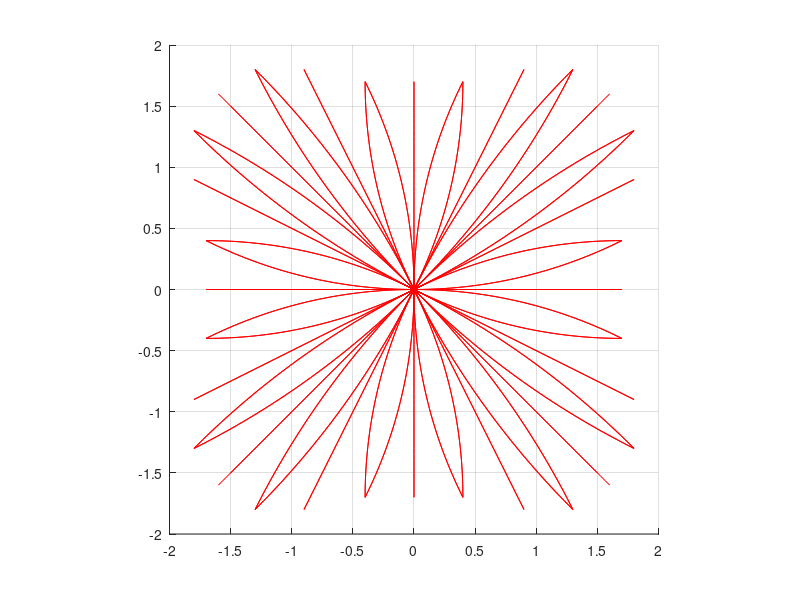

MATLAB code to generate this figure:
function[] = genmprim_unicycle_circular_non_uniform (outfilename)
% Generates circular motion primitives with min turning radius and saves them into a file.
% For each angle from the list_of_angles array generates a set of 4 forward moving motion primitives 
% and 4 symmetric backward moving motion primitives. 
%
% This function takes one optional argument - 'outfilename', which specifies
% the location of the output file where motion primitives data is saved.
% If this argiment is omitted, the file name is hardcoded.
%
% The script builds the following types of motion primitives with unique ids for each
% angle from the list_of_angles array:
%
% if has_turn_in_place_prims == 0
%
% 1  -  short forward
% 2  -  long forward
% 3  -  forward and turn left
% 4  -  forward and turn right
% 5  -  short backward
% 6  -  long backward
% 7  -  backward and turn left
% 8  -  backward and turn right
%
% if has_turn_in_place_prims == 1
%
% 1  -  short forward
% 2  -  long forward
% 3  -  forward and turn left
% 4  -  forward and turn right
% 5 -   turn in place forward
% 6  -  short backward
% 7  -  long backward
% 8  -  backward and turn left
% 9  -  backward and turn right
% 10 -  turn in place backward
%
%
% Configurarion parameters:
%   resolution                      grid resolution
%   errmin                          max acceptable error for the distance between the endpoint of the motion primitive and the grid node.
%   rmin_m                          min acceptable turning radius im meters
%   xmin                            min x coordinate for the endpoint of the circular motion primitive
%   ymin                            min y coordinate for the endpoint of the circular motion primitive
%   xmax                            max x coordinate for the endpoint of the circular motion primitive
%   ymax                            max y coordinate for the endpoint of the circular motion primitive
%   countmax                        max number of different acceptable (by errmin and rmax) primitives of different lengths to calculate before choosing the best among them. 
%
%   alfa                            the angle satisfying the condition: alfa = atan(0.5)= 26.56505118 degrees, 0.46364761 radians
%   numberofangles                  number of angles for which motion primitives are generated
%   number_of_base_prims_per_angle  number of base (forward moving) primitives per angle
%   numberofbaseangles              number of base angles: 0, alfa and 45
%                                   degrees. All other angles are rotations or reflections of these base angles.
%   has_backward_prims              can be 1 or 0, if 0, backward moving primitives are not generated. 
%   list_if_angles                  list of angles for which sets of motion primitives are built   
%   degrees: 0 26.5651 45.00 63.4349  90.00  116.5651  135.00  153.4349  180.00  206.5651  225.00  243.4349  270.00  296.5651  315.00  333.4349  360.00
%   radians: 0 0.4538 0.7854 1.1170 1.5708 2.0246 2.3562 2.6878 3.1416 3.5954 3.9270  4.2586 4.7124 5.1662 5.4978  5.8294 6.2832
%   
%   Cost multipliers (multiplier is used as costmult*cost)
%   forwardcostmult                 cost multiplier for the forward motion
%   backwardcostmult                cost multiplier for the backward motion
%   forwardandturncostmult          cost multiplier for the forward-and-turn motion
%   backwardandturncostmult         cost multiplier for the backward-and-turn motion
%
% This script prints 3 coordinates for each motion primitive: x, y, theta
%%%%%

fprintf(1, 'genmprim_unicycle_circular_non_uniform\n');

% configuration parameters
resolution =  0.1; %0.025; %0.1; 
errmin = 0.05; %0.05;
rmin_m = 3.0; %1.0; 
rmin_c = rmin_m/resolution;   
fprintf(1, 'resolution=%f rmin_m=%f meters rmin_c=%f cells errmin=%f\n', resolution, rmin_m, rmin_c, errmin);

if nargin < 1
    %outputFile = 0;
    basefilename = 'non_uniform_';
    outfilename = generate_file_name(basefilename, resolution, rmin_m, errmin);
    fprintf(1, 'outfilename = %s\n', outfilename);
end

xmin = 0; 
ymin = 0; 
xmax = 40; 
ymax = 40;
countmax = 40; 
interm_spacing_m = resolution/2; % Approximate spacing of intermediate poses in meters
interm_spacing_c = interm_spacing_m/resolution;
interm_spacing_rad = 0.05;       % Approximate spacing of intermediate poses in radians
fprintf(1, 'xmin=%f xmax=%f ymin=%f ymax=%f\n', xmin, xmax, ymin, ymax);
fprintf(1, 'countmax=%d interm_spacing_m=%f meters interm_spacing_rad=%f radians\n', countmax, interm_spacing_m, interm_spacing_rad);

numberofangles = 16; 
%number_of_base_prims_per_angle = 4;
%max_number_of_prims_per_angle = 8;
numberofbaseangles = 3;                                 % 0, alfa and 45 degrees
has_backward_prims = 1;
has_turn_in_place_prims = 1;
number_of_base_prims_per_angle = 4 + has_turn_in_place_prims;
max_number_of_prims_per_angle = 2 * number_of_base_prims_per_angle; %this is only needed for arrays memory allocations
numberofprimsperangle = (1 + has_backward_prims) * number_of_base_prims_per_angle; % This is the total number of primitives per angle

totalnumberofprimitives = numberofprimsperangle*numberofangles;
fprintf(1, 'numberofangles=%d number_of_base_prims_per_angle=%d\n', numberofangles, number_of_base_prims_per_angle);
fprintf(1, 'has_backward_prims=%d\n', has_backward_prims);
fprintf(1, 'has_turn_in_place_prims=%d\n', has_turn_in_place_prims);
fprintf(1, 'numberofprimsperangle=%d totalnumberofprimitives=%d\n', numberofprimsperangle, totalnumberofprimitives);

start_x = 0.0;
start_y = 0.0;

%multipliers (multiplier is used as costmult*cost)
forwardcostmult = 1;
backwardcostmult = 5; 
forwardandturncostmult = 2;
backwardandturncostmult = 3;
turninplacecostmult = 5;

costmult = []
if (has_turn_in_place_prims)
    costmult = [forwardcostmult, forwardcostmult, forwardandturncostmult, forwardandturncostmult, turninplacecostmult, backwardcostmult, backwardcostmult, backwardandturncostmult, backwardandturncostmult, turninplacecostmult];
else
    costmult = [forwardcostmult, forwardcostmult, forwardandturncostmult, forwardandturncostmult, backwardcostmult, backwardcostmult, backwardandturncostmult, backwardandturncostmult];
end;    

% list of angles increments in discrete units for the end pose of the primitive relative to the start pose
prim_angle_increments = [0, 0, 1, -1];

alfa = 26.56505118; 
alfa1 = alfa*100000000;
beta = 90 - alfa;
beta1 = beta*100000000;
imax = has_backward_prims + 1;
fprintf(1, 'alfa1=%f beta=%f beta1=%f imax=%d\n', alfa1, beta, beta1, imax);

%list_of_angles (degrees): 0 26.5651 45.00 63.4349  90.00  116.5651  135.00  153.4349  180.00  206.5651  225.00  243.4349  270.00  296.5651  315.00  333.4349  360.00
%list_of_angles (radians): 0 0.4538 0.7854 1.1170 1.5708 2.0246 2.3562 2.6878 3.1416 3.5954 3.9270  4.2586 4.7124 5.1662 5.4978  5.8294 6.2832
fprintf(1, '*******************************\n');
list_of_angles = zeros(1, numberofangles+1);
list_of_angles(1:2:17) = (0:45:360);
list_of_angles([2 6 10 14]) = list_of_angles([1 5 9 13]) + alfa;
list_of_angles([4 8 12 16]) = list_of_angles([5 9 13 17]) - alfa;
list_of_angles
list_of_angles = list_of_angles .* pi/180;
list_of_angles
fprintf(1, '*******************************\n');

fout = fopen(outfilename, 'w');
%write the header
fprintf(fout, 'resolution_m: %f\n', resolution);
fprintf(fout, 'min_turning_radius_m: %f\n', rmin_m);
fprintf(fout, 'numberofangles: %d\n', numberofangles);
for angleind = 1:numberofangles
    fprintf(fout, 'angle:%d %.8f\n', angleind-1, list_of_angles(angleind));
end;
fprintf(fout, 'totalnumberofprimitives: %d\n', totalnumberofprimitives);
     
% Note, what is shown x,y,theta changes (not absolute numbers) x aligned
% with the heading of the robot, angles are positive and counterclockwise
    
% Initialize arrays to store acceptable circular primitives before choosing the best among them. 
% We only need 3 base sets of primitives for angles 0, alfa and 45 degrees.
primdata = zeros(numberofbaseangles, max_number_of_prims_per_angle, countmax, 8); % startx, starty, starttheta, endx, endy, endtheta, tvoverrv, rv
primcount = zeros(numberofbaseangles, max_number_of_prims_per_angle);
basemprimendpts_c = zeros(numberofbaseangles, numberofprimsperangle, 6); % x_c, y_c, theta_c, costmult, tvoverrv, rv
        
% Calculate sets of valid primitives with ids 2,3,4 for base angles 0, alfa and 45 degrees. 
% Primitives with id=1 (short forward) will be calculated by re-scaling primitives with id=2 (long forward).
for angleind=1:3
    for primind=2:4
        if (angleind == 1 && primind == 4)
            gen_base_prims(angleind, primind, xmin, xmax, -ymax, -ymin);
        else
            gen_base_prims(angleind, primind, xmin, xmax, ymin, ymax);
        end;
    end;
end;

fprintf(1, '\n');
fprintf(1, 'find best primitives start:\n');
find_best_prims();

fprintf(1, '\n++++++++++++++++++\n');
fprintf(1, 'start writing primitives to file:\n');
fprintf(1, '\n');

h1f = figure(1);
h1a = axes('parent',h1f);
hold on;

s = 2.0; %0.6;
xxmin = -s;
xxmax = s;
yymin = -s;
yymax = s;
xt = 5*resolution;
yt = 5*resolution;
            
axis equal;
axis([xxmin xxmax yymin yymax]);
%axis([-0.5 0.5 -0.5 0.5]);
set(gca,'XTick', xxmin:xt:xxmax);
set(gca,'YTick',yymin:yt:yymax);
grid on;

primposes = [];
primsamples = [];
primendangle = [];

% Iterate over angles
for angleind = 1:numberofangles 
    fprintf(1, '***************\n');
    fprintf(1, 'angleind=%d\n', angleind-1); 

    currentangle = list_of_angles(angleind);
    currentangle_36000int = round(currentangle*18000000000/pi);
            
    fprintf(1, '--------------------\n');
    fprintf(1, 'currentangle=%f currentangle_36000int=%d\n', currentangle, currentangle_36000int); 

    numofsamples0 = zeros(numberofprimsperangle);
    endPoses_c = zeros(numberofprimsperangle, 3); % x_c, y_c, theta_c
    turningradiuses = zeros(numberofprimsperangle);
    intermposes_m = [];
    intermcells_m_orig = []; %zeros(numofsamples, 3); %x,y,theta
    
    for primind = 1:numberofprimsperangle %number_of_base_prims_per_angle %[1,3,4] 
        
        fprintf(1, '+++++++++++++++++++++++++++\n');
        fprintf(1, 'primind=%d\n', primind-1);
        
        %compute which template to use
        if (rem(currentangle_36000int, 9000000000) == 0)
            mprimendpts_c = basemprimendpts_c(1, primind,:);
            angle = currentangle;
            turning_radius = mprimendpts_c(5);
            rvel = mprimendpts_c(6);
            fprintf(1, '0000  angle=%f\n', angle);
        elseif (rem(currentangle_36000int, 4500000000) == 0)
            mprimendpts_c =  basemprimendpts_c(3, primind,:); 
            angle = currentangle - 45*pi/180;
            turning_radius = mprimendpts_c(5);
            rvel = mprimendpts_c(6);
            fprintf(1, '4500 angle=%f\n', angle);
        elseif (rem(currentangle_36000int-beta1, 9000000000) == 0) %6400
            mprimendpts_c =  basemprimendpts_c(2, primind,:); 
            mprimendpts_c(1) =  basemprimendpts_c(2, primind,2); %reeverse x and y
            mprimendpts_c(2) =  basemprimendpts_c(2, primind,1); 
            mprimendpts_c(3) =  -basemprimendpts_c(2, primind,3); %reverse the angle as well
            angle = currentangle - beta*pi/180;
            turning_radius = -mprimendpts_c(5);
            rvel = -mprimendpts_c(6);
            fprintf(1, '90-alfa angle=%f\n', angle); 
        elseif (rem(currentangle_36000int-alfa1, 9000000000) == 0)
            mprimendpts_c =  basemprimendpts_c(2, primind,:);
            angle = currentangle - alfa*pi/180;
            turning_radius = mprimendpts_c(5);
            rvel = mprimendpts_c(6);
            fprintf(1, 'alfa angle=%f\n', angle);
        else
            fprintf(1, 'ERROR: invalid angular resolution. angle = %d\n', currentangle_36000int);
            return;
        end;
        
        [res, turning_radius_center] = generate_intermediate_poses(angleind, primind, currentangle, angle, rvel, turning_radius, mprimendpts_c);
            
        for ii = 1:numofsamples   
                intermposes_m(primind, ii, :) = [intermcells_m(primind,ii,1)*resolution intermcells_m(primind,ii,2)*resolution intermcells_m(primind,ii,3)];  % x, y, theta
                %intermposes_m_orig(primind, iind, :) = [sgn*intermcells_m_orig(iind,1) sgn*intermcells_m_orig(iind,2) intermcells_m(iind,3)];  % x, y, theta
                primposes(angleind, primind, ii, :) = intermposes_m(primind, ii, :);
        end;
        %pause;
        
    end; %for primind = 1:numberofprimsperangle
    
    %output to the mprim file and plot
    for primind = 1:numberofprimsperangle 
            fprintf(fout, 'primID: %d\n', primind-1);
            fprintf(fout, 'startangle_c: %d\n', angleind-1);
            fprintf(fout, 'endpose_c: %d %d %d\n', endPoses_c(primind,1), endPoses_c(primind,2), endPoses_c(primind,3));
                      
            additionalcostmult = costmult(primind);
            
            fprintf(fout, 'additionalactioncostmult: %d\n', additionalcostmult);
            fprintf(fout, 'turning_radius: %.4f\n', turningradiuses(primind));
            
            numofsamples = numofsamples0(primind);
            
            fprintf(fout, 'intermediateposes: %d\n', numofsamples); 
            for interind = 1:numofsamples 
                fprintf(fout, '%.4f %.4f %.4f\n', intermposes_m(primind,interind,1),  intermposes_m(primind,interind,2),  intermposes_m(primind,interind,3));
            end;
            plot(squeeze(intermposes_m(primind, 1:numofsamples, 1)), squeeze(intermposes_m(primind, 1:numofsamples, 2)), 'r');
       
            dl = 0.0;
            if (primind == 3)
                dl = 0.05;
            elseif (primind == 4) 
                dl = -0.05;
            end;
            slabel = [int2str(angleind), '-', int2str(primind)];
            %text(intermposes_m(primind,numofsamples,1)+dl, intermposes_m(primind,numofsamples,2)+dl, slabel); 
            
    end; %primid
    %pause;
end; %angleid

%%%%%%%%%%%%%%%%%%%%%%%******************************

fprintf(1, '!!!!!!!!!!!!!!!!!!!!!!!!!!!!!!!!!!!!!!!!!\n');
fclose('all');

function[] = gen_base_prims(angle_ind, prim_ind, xmin0, xmax0, ymin0, ymax0)
  
    fprintf(1, '\ngen_base_prims: angle_ind=%d prim_ind=%d\n', angle_ind, prim_ind);
    angle_incr = prim_angle_increments(prim_ind);
    start_theta = list_of_angles(angle_ind);
    if (angle_ind == 1 && angle_incr == -1)
        end_theta = -list_of_angles(2); 
    else
        end_theta = list_of_angles(angle_ind + angle_incr); 
    end;

    for i=1:imax
        count = 0; 
        if (i == 1)
            xmn0 = xmin0;
            xmx0 = xmax0;
            ymn0 = ymin0;
            ymx0 = ymax0;
            prm_ind = prim_ind;
        else
            xmn0 = -xmax0;
            xmx0 = -xmin0;
            ymn0 = -ymax0;
            ymx0 = -ymin0;
            prm_ind = prim_ind + number_of_base_prims_per_angle;   %4;
        end;
        basemprimendpts_c(angle_ind, prm_ind, 3) = angle_incr;
      
        fprintf(1, '\nangle_ind=%d prm_ind=%d\n', angle_ind, prm_ind);
        fprintf(1, 'start_theta=%f end_theta=%f basemprimendpts_c(3)=%f angle_incr=%d\n', start_theta, end_theta, basemprimendpts_c(angle_ind,prim_ind,3), angle_incr);
        
        %fprintf(1,'xmn0=%f xmx0=%f\n', xmn0,xmx0);
        %fprintf(1,'ymn0=%f ymx0=%f\n', ymn0,ymx0);
        
        for endx_c = xmn0:xmx0
            for endy_c = ymn0:ymx0
                prim_endx_c = endx_c;
                prim_endy_c = endy_c;

                if (prim_ind == 3 || prim_ind == 4)
                    R = [sin(end_theta) - sin(start_theta); cos(start_theta) - cos(end_theta)];
                    RT = R';
                    B = [prim_endx_c - start_x; prim_endy_c - start_y];
                    tvoverrv = pinv(RT*R)*RT*B;
                    if (abs(tvoverrv) < rmin_c) 
                        continue;
                    end;

                    rv = end_theta - start_theta;
                    tv = rv*tvoverrv;
                    err = abs(R*tvoverrv - B);
                    errxy = norm(err); 

                    if (errxy < errmin)    
                        fprintf(1, 'count=%d endx_c=%d endy_c=%d errxy=%f tvoverrv=%f rv=%f tv=%f prim_endx_c=%f prim_endy_c=%f\n', count, endx_c, endy_c, errxy, tvoverrv, rv, tv, prim_endx_c, prim_endy_c);
                    end
                else
                    yy = prim_endx_c*tan(end_theta);
                    errxy = abs(prim_endy_c - yy);
                    tvoverrv = sqrt(prim_endx_c*prim_endx_c + yy*yy);
                    rv = 0.0;
                    tv = tvoverrv;
    %                 if (errxy < 2*errmin) 
    %                     fprintf(1, 'count=%d endx_c=%d endy_c=%d errxy=%f tvoverrv=%f rv=%f tv=%f prim_endx_c=%f prim_endy_c=%f\n', count, endx_c, endy_c, errxy, tvoverrv, rv, tv, prim_endx_c, prim_endy_c);
    %                 end
                end; 

                if (errxy > errmin) 
                     continue;
                end;

                if (count+1 > countmax) 
                    fprintf(1, 'endy: count = %d, countmax = %d\n', count, countmax);
                    break;
                end;
                count = count + 1;
                
                primdata(angle_ind, prm_ind, count, 1) = start_x;
                primdata(angle_ind, prm_ind, count, 2) = start_y;
                primdata(angle_ind, prm_ind, count, 3) = start_theta;
                primdata(angle_ind, prm_ind, count, 4) = prim_endx_c;
                primdata(angle_ind, prm_ind, count, 5) = prim_endy_c;
                primdata(angle_ind, prm_ind, count, 6) = end_theta;
                primdata(angle_ind, prm_ind, count, 7) = tvoverrv;
                primdata(angle_ind, prm_ind, count, 8) = rv;
                %pause;
            end; %for end_y

            if (count+1 > countmax) 
                fprintf(1, 'endx: count = %d, countmax = %d\n', count, countmax);
                break;
            end;

        end; %for end_x
        primcount(angle_ind, prm_ind) = count;
        fprintf(1, 'count=%f\n', primcount(angle_ind, prm_ind));
        
    end %for i=1:imax
end

function[] = find_best_prims()
    % First find the motion primitive for angle_ind = 1 and prim_ind = 4
    % with minimal turning radius among selected set of primitives that
    % satisfy the given min turning radius and epsilon conditions.
    
    [rmin0, countmin] = min(abs(primdata(1, 4, 1:primcount(1, 4), 7)));
    fprintf(1, 'countmin=%f rmin0=%f\n', countmin, rmin0);
   
    %Iterate over all saved motion primitives for all angles and for each
    %angle find a set of primitives with turning radius closest to the min radius found above. 
    
    rrm = rmin0;
    %rrm = 30.0;
    %rad = [];
    
    for angle_id=1:numberofbaseangles
    
        fprintf(1, '*************  angle_id=%f  *********\n', angle_id);
    
        i1 = number_of_base_prims_per_angle + 3;  %7;
        i2 = number_of_base_prims_per_angle + 4;  %8;
        
        for prim_ind = [3,4,i1,i2] %4:-1:3
            if (has_backward_prims == 0 && prim_ind > number_of_base_prims_per_angle)  %>4
                continue;
            end
                        
            fprintf(1, '-------------  prim_ind=%f  -----------\n', prim_ind);  
                        
%            [dmin, countmin] = min(abs(abs(primdata(angle_id, prim_ind, 1:primcount(angle_id, prim_ind), 7)) - rmin0));
%              if (angle_id == 1)
%                  rrm = rmin0;
%              elseif (prim_ind == 3)
%                  rrm = rad(angle_id, 4);
%              else
%                  rrm = rad(angle_id-1, 3);
%              end;
             fprintf(1, 'rrm=%f\n', rrm);
             
             fprintf(1, 'primcount(angle_id, prim_ind)=%d\n', primcount(angle_id, prim_ind));
            
            [dmin, countmin] = min(abs(abs(primdata(angle_id, prim_ind, 1:primcount(angle_id, prim_ind), 7)) - rrm));
            fprintf(1, 'countmin=%f dmin=%f\n', countmin, dmin);
        
            tvoverrv = primdata(angle_id, prim_ind, countmin, 7);
            %rad(angle_id, prim_ind) = abs(tvoverrv);
            
            rv = primdata(angle_id, prim_ind, countmin, 6) - primdata(angle_id, prim_ind, countmin, 3);
            tv = rv*tvoverrv;
            fprintf(1, 'tvoverrv=%f rv=%f tv=%f\n', tvoverrv, rv, tv);

            basemprimendpts_c(angle_id, prim_ind, 1) = primdata(angle_id, prim_ind, countmin, 4);
            basemprimendpts_c(angle_id, prim_ind, 2) = primdata(angle_id, prim_ind, countmin, 5);
            basemprimendpts_c(angle_id, prim_ind, 5) = primdata(angle_id, prim_ind, countmin, 7);
            basemprimendpts_c(angle_id, prim_ind, 6) = primdata(angle_id, prim_ind, countmin, 8);
            
            fprintf(1, 'basemprimendpts_c=%f %f %f %f %f %f\n', basemprimendpts_c(angle_id, prim_ind, :)); %x, y, angle_incr, costmult,tvoverrv, rv
        end;
           
        for i = 1:imax
            %prim_ind = 2; %long forward
            prim_ind = 2 + (i-1)*number_of_base_prims_per_angle;  %4;
            fprintf(1, '-------------  prim_ind=%f  -----------\n', prim_ind); 
            i1 = prim_ind+1;
            i2 = prim_ind+2;
            
            x = (basemprimendpts_c(angle_id, i1, 1) + basemprimendpts_c(angle_id, i2, 1))/2;
            y = (basemprimendpts_c(angle_id, i1, 2) + basemprimendpts_c(angle_id, i2, 2))/2;
            fprintf(1, 'x=%f y=%f primcount=%d\n', x, y, primcount(angle_id, prim_ind));
        
            [dmin, countmin] = min(sqrt((primdata(angle_id, prim_ind, 1:primcount(angle_id, prim_ind), 4)-x).^2 + (primdata(angle_id, prim_ind, 1:primcount(angle_id, prim_ind), 5)-y).^2));
        
            fprintf(1, 'angle_id=%d prim_ind=%d countmin=%d dmin=%f\n', angle_id, prim_ind, countmin, dmin);
            basemprimendpts_c(angle_id, prim_ind, 1) = primdata(angle_id, prim_ind, countmin, 4);
            basemprimendpts_c(angle_id, prim_ind, 2) = primdata(angle_id, prim_ind, countmin, 5);
            fprintf(1, 'basemprimendpts_c=%f %f %f %f %f %f\n', basemprimendpts_c(angle_id, prim_ind, :));
        
            %prim_ind = 1; %short forward
            i1 = prim_ind;
            prim_ind = prim_ind - 1;
            fprintf(1, '-------------  prim_ind=%f  -----------\n', prim_ind); 
            x = basemprimendpts_c(angle_id, i1, 1);
            y = basemprimendpts_c(angle_id, i1, 2);
            d = nonzero_min(abs(x), abs(y));
            basemprimendpts_c(angle_id, prim_ind, 1) = x/d;
            basemprimendpts_c(angle_id, prim_ind, 2) = y/d; 
            fprintf(1, 'basemprimendpts_c=%f %f %f %f %f %f\n', basemprimendpts_c(angle_id, prim_ind, :));
            
            %prim_ind = 5; %short forward
            if (has_turn_in_place_prims == 1)
                prim_ind = 5 + (i-1)*number_of_base_prims_per_angle;
                fprintf(1, '-------------  prim_ind=%f  -----------\n', prim_ind); 
                basemprimendpts_c(angle_id, prim_ind, 1) = 0.0;
                basemprimendpts_c(angle_id, prim_ind, 2) = 0.0; 
                if (prim_ind == 5)
                    i1 = prim_ind-2;
                else
                    i1 = prim_ind-1;
                end;
                basemprimendpts_c(angle_id, prim_ind, 3) = basemprimendpts_c(angle_id, i1, 3); 
                basemprimendpts_c(angle_id, prim_ind, 5) = 0.0;
                basemprimendpts_c(angle_id, prim_ind, 6) = basemprimendpts_c(angle_id, i1, 6); 
                fprintf(1, 'basemprimendpts_c=%f %f %f %f %f %f\n', basemprimendpts_c(angle_id, prim_ind, :));
            end
        end;
    end;
end

%generate intermediate poses (remember they are w.r.t 0,0 (and not centers of the cells)
function[res, turning_radius_center] = generate_intermediate_poses(angleind, primind, currentangle, angle, rvel, turning_radius, mprimendpts_c)
      
    baseendpose_c = mprimendpts_c(1:3);
    endtheta_c = rem(angleind - 1 + baseendpose_c(3), numberofangles);
   
    fprintf(1,'\n');
    fprintf(1, 'generate_intermediate_poses start\n');
    fprintf(1, 'baseendpose_c: %f %f %f endtheta_c=%d\n', baseendpose_c, endtheta_c); 
    startpt = [0 0 currentangle];
        
    endx_c = round(baseendpose_c(1)*cos(angle) - baseendpose_c(2)*sin(angle));        
    endy_c = round(baseendpose_c(1)*sin(angle) + baseendpose_c(2)*cos(angle));
    if (angleind == 1 && endtheta_c == -1) 
        end_angle = -list_of_angles(2);
    else
        end_angle = list_of_angles(endtheta_c + 1);
    end;
    endpt = [endx_c endy_c end_angle];
        
    dist_m = sqrt(sum((endpt(1:2) - startpt(1:2)).^2));
    dist_rad = abs(currentangle - end_angle);
    fprintf(1, 'currentangle=%f end_angle=%f\n', currentangle, end_angle);

    if (endx_c == 0 && endy_c == 0)
        numofsamples = abs(round(dist_rad/interm_spacing_rad));
    else
        numofsamples = floor(dist_m/interm_spacing_c) + 1;
    end;
    %numofsamples = 1 + max(round(dist_m/interm_spacing_m), abs(round(dist_rad/interm_spacing_rad)));
    fprintf(1, 'endx_c=%f endy_c=%f endtheta_c=%d turning_radius=%f rvel=%f transformation angle=%f end_angle=%f numofsamples=%d dist_m=%f dist_rad=%f\n', endx_c, endy_c, endtheta_c, turning_radius, rvel, angle*180/pi, end_angle, numofsamples, dist_m, dist_rad);
    numofsamples0(primind) = numofsamples;
                  
    if (baseendpose_c(3) == 0) %move forward/backward   
        for iind = 1:numofsamples
            dt = (iind-1)/(numofsamples-1);
            intermcells_m(primind, iind,:) = [startpt(1) + (endpt(1) - startpt(1))*dt ...
                                    startpt(2) + (endpt(2) - startpt(2))*dt ...
                                    rem(startpt(3) + (endpt(3) - startpt(3))*dt, 2*pi)];
        end;   
        res = correct_poses();
        turning_radius_center = 0.0;
    elseif (endx_c == 0 && endy_c == 0) %turn in place
         for iind = 1:numofsamples
            dt = (iind-1)/(numofsamples-1);
            dtheta = rvel*dt + startpt(3);
            intermcells_m(primind, iind,:) = [0.0 0.0 dtheta];
         end;
         res = correct_poses();
         turning_radius_center = 0.0;
    else
        for iind = 1:numofsamples  
            dt = (iind-1)/(numofsamples-1);
      
            dtheta = rvel*dt + startpt(3);              
            x = startpt(1) + turning_radius*(sin(dtheta) - sin(startpt(3)));
            y = startpt(2) + turning_radius*(cos(startpt(3)) - cos(dtheta));
            intermcells_m(primind, iind,:)  = [x y dtheta];
%             fprintf(1, 'iind=%d dt=%f x=%f y=%f dtheta=%f %f %f\n', iind, dt, intermcells_m(iind,1), intermcells_m(iind,2), dtheta, x, y);
        end;     
        res = correct_poses();
        [turning_radius_center, arc_len_m, turn_angle] = average_turning_radius();
    end; 
    %pause;
      
    k = primind;
    endPoses_c(k, :) =  [round(endx_c) round(endy_c) round(endtheta_c)]; 
    turningradiuses(k) = turning_radius*resolution;
    turningradiuses_center(k) = turning_radius_center;

    primsamples(angleind, k) = numofsamples;
    primendangle(angleind, k) = endtheta_c;
    %pause;
    
    function[turn_rad_aver, arc_len_m, turn_angle] = average_turning_radius()
        
        turn_angle = 0.0;
        turn_rad_aver = 0.0;
        arc_len_m = 0.0;
        for ind = 1:numofsamples 
            if (ind > 1)
                dx = intermcells_m(primind, ind,1) - intermcells_m(primind, ind-1,1);
                dy = intermcells_m(primind, ind,2) - intermcells_m(primind, ind-1,2);
                ds = sqrt(dx*dx + dy*dy);
                dth = (intermcells_m(primind, ind,3) - intermcells_m(primind, ind-1,3));
                arc_len_m = arc_len_m + ds;
                turn_angle = turn_angle + dth;
                turn_rad = ds/dth;
                turn_rad_aver = turn_rad_aver + abs(turn_rad);
                %fprintf(1, 'ind=%d ds=%f dth=%f turn_rad=%f\n', ind, ds, dth, turn_rad);
            end;
        end
        turn_rad_aver = turn_rad_aver/(numofsamples - 1);
        turn_angle = abs(turn_angle);
        fprintf('arc_len_m = %f turn_angle = %f turn_rad_aver = %f\n', arc_len_m, turn_angle, turn_rad_aver);
    end
        
    %correct intermediate poses using interpolation to place the end point of the motion primitive exactly to the grid node.
    function[status] = correct_poses()
        
        status = true;
        %error = [endpt(1) - intermcells_m(primind, numofsamples,1) endpt(2) - intermcells_m(primind, numofsamples,2) endpt(3) - intermcells_m(primind, numofsamples,3)];
        errx = endpt(1) - intermcells_m(primind, numofsamples,1);
        erry = endpt(2) - intermcells_m(primind, numofsamples,2);
        errth = endpt(3) - intermcells_m(primind, numofsamples,3);
        
        fprintf(1, '********************\n');
        fprintf(1, 'correction:\n');
        fprintf(1,'numofsamples = %d\n', numofsamples);
        fprintf(1, 'startpt(1)=%f startpt(2)=%f startpt(3)=%f\n', startpt(1), startpt(2), startpt(3));
        fprintf(1, 'endpt(1)=%f endpt(2)=%f endpt(3)=%f\n', endpt(1), endpt(2), endpt(3));
        fprintf(1, 'mprimendpts_c(1)=%f mprimendpts_c(2)=%f mprimendpts_c(3)=%f\n', mprimendpts_c(1), mprimendpts_c(2), mprimendpts_c(3));
        
        fprintf(1, 'error: dx %f dy %f dtheta %f\n', errx, erry, errth);
        
        R0 = [sin(end_angle) - sin(startpt(3)); cos(startpt(3)) - cos(end_angle)];
        RT0 = R0';
        B0 = [endpt(1) - start_x; endpt(2) - start_y];
        tr = abs(pinv(RT0*R0)*RT0*B0);
        fprintf(1, 'tr = %f\n', tr);
    
        if (tr > 0 && tr < rmin_m) 
            fprintf(1, 'WARNING: After interpolation turning radius is less than the specified min!\n');
            status = false;
        end;
                
        interpfactor = 0:1/(numofsamples-1):1;
        
        %save original motion for display purposes only
        for i=1:numofsamples
            intermcells_m_orig(primind, i,1) = intermcells_m(primind, i,1); 
            intermcells_m_orig(primind, i,2) = intermcells_m(primind, i,2); 
            intermcells_m_orig(primind, i,3) = intermcells_m(primind, i,3); 
        end;
                
        %correct intermideate poses using interpolation
        for i=1:numofsamples
            intermcells_m(primind, i,1) = intermcells_m(primind, i,1) + errx*interpfactor(i);
            intermcells_m(primind, i,2) = intermcells_m(primind, i,2) + erry*interpfactor(i);
        end;
    end
end

function d = nonzero_min(x,y)
    if (x == 0)
        d = y;
    elseif (y == 0)
        d = x;
    else
        d = min(x, y);
    end;
end

function[x1,y1,theta1] = rotate(x,y,theta,theta0)
	x1 = x * cos(theta0) - y * sin(theta0);
	y1 = x * sin(theta0) + y * cos(theta0);
    
    r = [cos(theta/2), 0.0, 0.0, sin(theta/2)];
	q = [cos(theta0/2), 0.0, 0.0, sin(theta0/2)];
	
	f(1) = (r(1) * q(1)) - (r(2) * q(2)) - (r(3) * q(3)) - (r(4) * q(4));
	f(2) = (r(1) * q(2)) + (r(2) * q(1)) - (r(3) * q(4)) + (r(4) * q(3));
	f(3) = (r(1) * q(3)) + (r(2) * q(4)) + (r(3) * q(1)) - (r(4) * q(2));
	f(4) = (r(1) * q(4)) - (r(2) * q(3)) + (r(3) * q(2)) + (r(4) * q(1));
    theta1 = 2*atan2(f(4), f(1));
end

function[x1,y1,theta1] = rotate_clockwise(x,y,theta,theta0)
	   
    r = [cos(theta/2), 0.0, 0.0, sin(theta/2)];
	q = [cos(theta0/2), 0.0, 0.0, sin(theta0/2)];
    q(4) = -q(4);
    theta00 = 2*atan2(q(4), q(1));
    
    x1 = x * cos(theta00) - y * sin(theta00);
	y1 = x * sin(theta00) + y * cos(theta00);
    	
	f(1) = (r(1) * q(1)) - (r(2) * q(2)) - (r(3) * q(3)) - (r(4) * q(4));
	f(2) = (r(1) * q(2)) + (r(2) * q(1)) - (r(3) * q(4)) + (r(4) * q(3));
	f(3) = (r(1) * q(3)) + (r(2) * q(4)) + (r(3) * q(1)) - (r(4) * q(2));
	f(4) = (r(1) * q(4)) - (r(2) * q(3)) + (r(3) * q(2)) + (r(4) * q(1));
    theta1 = 2*atan2(f(4), f(1));
end

function[x1,y1,theta1] = add_origin_and_turn(x,y,theta, x0,y0,theta0)
	[x1,y1,theta1] = rotate(x,y,theta,theta0);
	x1 = x1 + x0;
	y1 = y1 + y0;
end

function[x1,y1,theta1] = remove_origin_and_turn(x,y,theta, x0,y0,theta0)
   	x2 = x - x0;
	y2 = y - y0;
    [x1,y1,theta1] = rotate_clockwise(x2,y2,theta,theta0);
end

function[x2,y2,theta2] = transform(x0, y0, theta0, start_theta)
    [x1,y1,theta1] = add_origin_and_turn(1.0,0.0,0.0, x0,y0,theta0);
    x2 = x1 - cos(start_theta);
    y2 = y1 - sin(start_theta);
    theta2 = theta1;
end

function[outfilename] = generate_file_name(base_name, res, rmin_m, errmin)
    res_s = num2str(res, 2);
    res_s = strrep(res_s, '.', '');
    rmin_s = num2str(rmin_m, 2);
    rmin_s = strrep(rmin_s, '.', '');
    err_s = num2str(errmin, 2);
    err_s = strrep(err_s, '.', '');
    outfilename1 = strcat(base_name, 'res');
    outfilename2 = strcat(outfilename1, res_s);
    outfilename1 = strcat(outfilename2, '_rad');
    outfilename2 = strcat(outfilename1, rmin_s);
    outfilename1 = strcat(outfilename2, '_err');
    outfilename2 = strcat(outfilename1, err_s);
    outfilename = strcat(outfilename2, '.mprim');
end

end